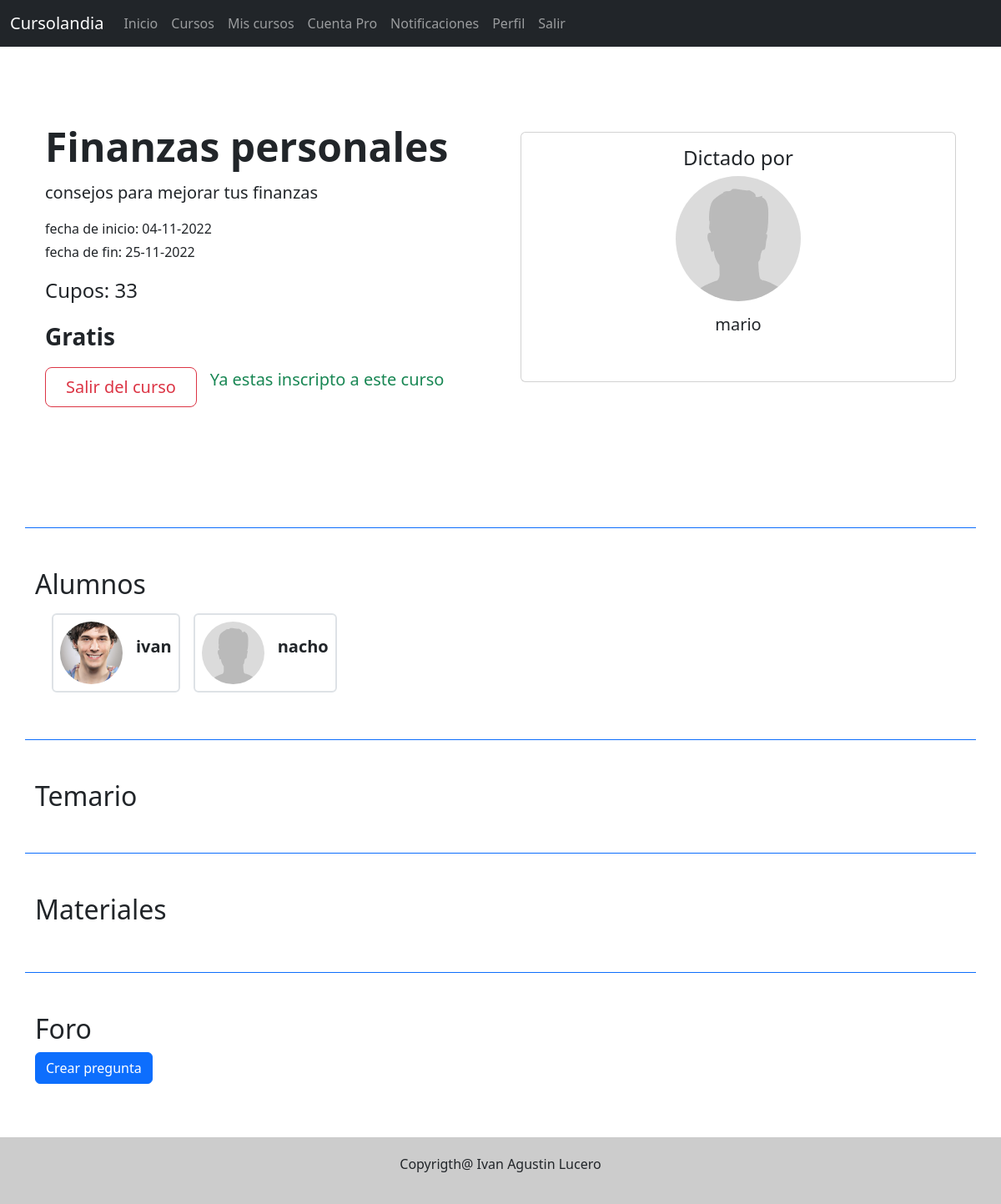
The page /cursos/ver/21 (signed in) on the database its author committed.
### tables this page shows
CREATE TABLE IF NOT EXISTS `usuarios` (
  `id` bigint(20) NOT NULL AUTO_INCREMENT,
  `nombre` varchar(45) NOT NULL,
  `contrasena` varchar(255) NOT NULL,
  `email` varchar(45) NOT NULL,
  `telefono` varchar(45) DEFAULT NULL,
  `fecha_nacimiento` varchar(45) DEFAULT NULL,
  `antecedentes` varchar(255) DEFAULT NULL,
  `imagen` varchar(45) DEFAULT NULL,
  `fecha_registro` datetime NOT NULL DEFAULT CURRENT_TIMESTAMP,
  `vencimiento_pro` date DEFAULT NULL,
  `roles_id` int(11) NOT NULL DEFAULT '1',
  PRIMARY KEY (`id`,`roles_id`),
  UNIQUE KEY `email_UNIQUE` (`email`),
  KEY `fk_usuarios_roles1_idx` (`roles_id`)
);

CREATE TABLE IF NOT EXISTS `cursos` (
  `id` bigint(20) NOT NULL AUTO_INCREMENT,
  `titulo` varchar(45) NOT NULL,
  `descripcion` text NOT NULL,
  `costo` decimal(10,0) DEFAULT '0',
  `cupo` int(11) DEFAULT NULL,
  `fecha_inicio` datetime NOT NULL,
  `fecha_fin` datetime NOT NULL,
  `temario` text,
  `fecha_creacion` datetime NOT NULL DEFAULT CURRENT_TIMESTAMP,
  `dueno_id` bigint(20) NOT NULL,
  `etiqueta_id` bigint(11) NOT NULL,
  PRIMARY KEY (`id`,`dueno_id`),
  UNIQUE KEY `id_UNIQUE` (`id`),
  KEY `fk_cursos_usuarios1_idx` (`dueno_id`),
  KEY `etiqueta_id` (`etiqueta_id`)
);

### libs/controller.php (called while the page is built, shortened)
<?php
class Controller {
    function cargarModelo($model)
    {
        $url = "models/".$model."Model.php";
    }
}
?>

### libs/view.php (called while the page is built)
<?php
class View {
    function render($view) {
        require 'views/'.$view.".php";
    }
}
?>

### controllers/cursosController.php (called while the page is built, shortened)
<?php
include_once "models/classes/curso.php";
include_once "models/cursosModel.php";
include_once "models/usuariosModel.php";
class CursosController extends Controller{
    function ver($param){
        $curso_id = intval($param[0]);
        $cursos_model = new CursosModel;
        $usuarios_model = new UsuariosModel;
        $usuarios_cursos_model = new UsuariosCursosModel;
        $materiales_model = new MaterialesModel;
        $preguntas_model = new PreguntasModel;
        $curso = $cursos_model->getById($curso_id);
        $materiales = $materiales_model->getAllByCourse($curso_id);
        $preguntas = $preguntas_model->getAllByCourse($curso_id);
        $cant_alumnos = $usuarios_cursos_model->getCantStudentByCourse($curso_id);
        $alumnos_id = $usuarios_cursos_model->getStudentsByCourse($curso_id);
        $alumnos = [];
        foreach ($alumnos_id as $id){
            $alumnos[] = $usuarios_model->getUser($id);
        }
        $this->view->alumnos = NULL;
        $this->view->alumnos = $alumnos;
        $dueno = $usuarios_model->getUser($curso->dueno_id);
        $this->view->dueno = $dueno;
        $cupos_disponibles = (int)$curso->cupo - (int)$cant_alumnos ;
        $this->view->cupos_disponibles = NULL;
        $this->view->cupos_disponibles = $cupos_disponibles;
        $this->view->alumnos_pendientes = NULL;
        $this->view->es_inscripto = NULL;
        if($curso->dueno_id != $_SESSION["id"])
        {
            if($alumno = $usuarios_cursos_model->isStudent($curso_id, $_SESSION["id"]))
            {
                $this->view->es_inscripto = true;
                if($alumno->pago_pendiente)
                    $this->view->es_pago_pendiente = true;
                else
                    $this->view->es_pago_pendiente = false;
            }
            else $this->view->es_inscripto = false;
        }
        $dueno = $usuarios_model->getUser($curso->dueno_id);
        $this->view->imagen = NULL;
        $this->view->materiales = $materiales;
        $this->view->curso = $curso;
        $this->view->preguntas = $preguntas;
        $this->view->render("cursos/ver-curso");
    }
}
?>

### index.php (called while the page is built, shortened)
<?php
require_once 'libs/controller.php';
require_once 'libs/database.php';
require_once 'libs/view.php';
require_once 'libs/app.php';
$app = new App();
?>

### libs/database.php (called while the page is built)
<?php
class Database {
    private $host;
    private $db;
    private $user;
    private $password;
    private $charset;
    function __construct()
    {
        $this->host = constant('HOST');
        $this->db = constant('DB');
        $this->user = constant('USER');
        $this->password = constant('PASSWORD');
        $this->charset = constant('CHARSET');
    }
    function connect()
    {
        try
        {
            $connection = "mysql:host=".$this->host.";dbname=".$this->db.";charset=".$this->charset;
            $pdo = new PDO($connection, $this->user, $this->password);
            return $pdo;
        }
        catch(PDOException $ex){
            print_r($ex->getMessage());
        }
    }
}
?>

### models/usuariosModel.php (called while the page is built, shortened)
<?php
class UsuariosModel extends Model {
    function getUser ($id)
    {
        $query = $this->db->connect()->prepare(
            "SELECT * FROM usuarios
            WHERE id = :id
        ");
        try
        {
            if($query->execute(["id" => $id]))
            {
                $item = $query->fetch();
                return ($item);
            }
        }
        catch(PDOException $ex)
        {
            return $ex->getMessage();
        }
    }
}
?>

### models/cursosModel.php (called while the page is built, shortened)
<?php
include_once "models/classes/curso.php";
class CursosModel extends Model {
    function getById ($id)
    {
        $query = $this->db->connect()->prepare(
            "SELECT * FROM cursos
            WHERE id = :id
        ");
        try{
            if($query->execute(["id" => $id]))
            {
                if($row = $query->fetch())
                {
                    $item = new Curso();
                    $item->id = $row["id"];
                    $item->titulo = $row["titulo"];
                    $item->descripcion = $row["descripcion"];
                    $item->costo = $row["costo"];
                    $item->cupo = $row["cupo"];
                    $item->fecha_inicio = $row["fecha_inicio"];
                    $item->fecha_fin = $row["fecha_fin"];
                    $item->temario = $row["temario"];
                    $item->fecha_creacion = $row["fecha_creacion"];
                    $item->dueno_id = $row["dueno_id"];
                    $item->etiqueta_id = $row["etiqueta_id"];
                    return $item;
                }
            }
        }
        catch (PDOException $ex)
        {
            return $ex->getMessage();
        }
    }
}
?>

### models/classes/curso.php (called while the page is built, shortened)
<?php
class Curso {
    public function __get($name)
    {
        return $this->$name;
    }
}
?>

### views/cursos/ver-curso.php (the view, shortened to what this page needs)
<!DOCTYPE html>
<html lang="en">
<head>
</head>
<body>
    <?php require_once("views/header.php");?>
    <main class="container col-xxl-8 px-4 py-5">
        <div class="row flex-lg-row-reverse align-items-center g-5 py-5">
            <div class="col-10 col-sm-8 col-lg-6">
            <div class="card mb-4">
                <div class="card-body text-center">
                    <h4>Dictado por</h4>
                    <img src="<?php if(!is_null($this->dueno["imagen"]))
                    {
                        echo constant("URL") ."uploads/imgs/" . $this->dueno["imagen"];
                    }
                    else  echo constant("URL") . "uploads/imgs/default.jpg" ?>"
                    alt="avatar" class="rounded-circle img-fluid" style="width: 150px; height: 150px; object-fit: cover; object-position: center">
                    <h5 class="my-3"><?php echo $this->dueno["nombre"] ?></h5>
                    <div class="d-flex flex-column justify-content-center mb-2">
                    </div>
                </div>
            </div>
            </div>
            <div class="col-lg-6">
                <h1 class="display-5 fw-bold lh-1 mb-3"><?php echo $this->curso->titulo ?></h1>
                <p class="fs-5"><?php echo $this->curso->descripcion ?></p>
                <p class="fs-6 mb-1">fecha de inicio: <?php echo date("d-m-Y", strtotime($this->curso->fecha_inicio)) ?></p>
                <p class="fs-6 mt-1">fecha de fin: <?php echo date("d-m-Y", strtotime($this->curso->fecha_fin)) ?></p>
                <p class="fs-4 mt-1">Cupos: <?php echo $this->cupos_disponibles; ?></p>
                <p class="fs-3 mt-1 fw-bold"><?php if($this->curso->costo > 0)  echo "$". $this->curso->costo; else echo "Gratis" ?></p>
                <div class="d-grid gap-2 d-md-flex justify-content-md-start">
                <?php if($this->curso->dueno_id == $_SESSION["id"])
                { ?>
                    <a href="<?php echo constant('URL')."miscursos/editar/".$this->curso->id ?>" class="btn btn-primary btn-lg px-4 me-md-2">Editar curso</a>
                    <a href="<?php echo constant('URL')."miscursos/eliminarCurso/".$this->curso->id ?>" class="btn btn-outline-danger btn-lg px-4 me-md-2">Eliminar curso</a>
                <?php }
                else {
                    if($this->es_inscripto)
                    { ?>
                    <a href="<?php echo constant('URL')."cursos/salirDelCurso/".$this->curso->id ?>" class="btn btn-outline-danger btn-lg px-4 me-md-2">Salir del curso</a>
                        <?php if($this->es_pago_pendiente)
                        { ?>
                        <p class="fs-5 text-success">Solicitud de inscripcion enviada</p>
                        <?php }
                        else { ?>
                        <p class="fs-5 text-success">Ya estas inscripto a este curso</p>
                        <?php } ?>
                    <?php }
                    else
                    { ?>
                        <?php if($this->cupos_disponibles > 0) { ?>
                        <a href="<?php echo constant('URL')."cursos/inscribirseACurso/".$this->curso->id ?>" class="btn btn-success btn-lg px-4 me-md-2">Inscribirse al curso</a>
                        <?php }
                        else { ?>
                            <p class="btn btn-outline-danger btn-lg px-4 me-md-2 disabled">No hay cupos disponibles</p>
                        <?php } }
                } ?>
                </div>
            </div>
        </div>
    </main>
    <section class="container my-5 border-top border-primary">
        <h2 class="fs-2 mt-5">Alumnos</h2>
        <div class="container d-flex">
            <?php foreach($this->alumnos as $alumno) {?>
                <div class="d-flex align-items-center border border-ligth p-2 m-2 border-2 rounded-2">
                    <?php if(!is_null($alumno["imagen"])) { ?>
                       <img class="rounded-circle img-fluid " style="width: 75px; height: 75px; object-fit: cover; object-position: center" src="<?php echo constant("URL") . "uploads/imgs/".$alumno["imagen"] ?>" alt="">
                    <?php }
                    else { ?>
                        <img class="rounded-circle img-fluid" style="width: 75px; height: 75px; object-fit: cover; object-position: center" src="<?php echo constant("URL") . "uploads/imgs/default.jpg" ?>" alt="">
                    <?php } ?>
                    <p class="fw-semibold ms-3 fs-5"><?php echo $alumno["nombre"] ?></p>
                </div>
            <?php } ?>
        </div>
    </section>
    <section class="container my-5 border-top border-primary">
        <h2 class="fs-2 mt-5">Temario</h2>
    </section>
    <?php if(($this->es_inscripto && !$this->es_pago_pendiente ) || $this->curso->dueno_id == $_SESSION["id"])
    { ?>
    <section class="container border-top border-primary my-5">
        <h2 class="fs-2 mt-5">Materiales</h2>
    <?php } ?>
    </section>
    <?php if(($this->es_inscripto && !$this->es_pago_pendiente) || $this->curso->dueno_id == $_SESSION["id"])
        { ?>
        <section class="container border-top border-primary my-5">
            <h2 class="fs-2 mt-5">Foro</h2>
            <a href="<?php echo constant("URL") . "preguntas/crear/".$this->curso->id ."/" .$_SESSION["id"] ?>"
            class="btn btn-primary"
            >Crear pregunta</a>
    <?php } ?>
    </section>
    <?php require_once("views/footer.php");?>
</body>
</html>

### libs/app.php (shortened to what this page needs)
<?php
class App {
    function __construct()
    {
        $url = isset($_GET['url']) ? $_GET['url'] : null;
        $url = explode("/", $url);
        $controlador = new $nombre_clase;
        $controlador->cargarModelo($url[0]);
        $cant_parametros = sizeof($url);
        if($cant_parametros > 1)
        {
            if($cant_parametros > 2)
            {
                $parametros = [];
                for($i = 2; $i < $cant_parametros; $i++)
                {
                    $parametros [] = $url[$i];
                }
                $controlador->{$url[1]}($parametros);
            }
            else
            {
                $controlador->{$url[1]}();
            }
        }
        else $controlador->render();
    }
}
?>

### views/header.php (shortened to what this page needs)
<!DOCTYPE html>
<html lang="en">
<head>
    <link href="https://cdn.jsdelivr.net/npm/bootstrap@5.2.2/dist/css/bootstrap.min.css" rel="stylesheet">
    <link rel="stylesheet" href= "<?php echo constant('URL')?>public/css/default.css">
</head>
<body>
    <nav class="navbar navbar-expand-lg navbar-dark bg-dark">
        <div class="container-fluid">
            <a class="navbar-brand" href="<?php echo constant('URL')?>">Cursolandia</a>
            <div class="collapse navbar-collapse" id="navbarNav">
            <ul class="navbar-nav">
                <li class="nav-item">
                    <a class="nav-link" href="<?php echo constant('URL')?>">Inicio</a>
                </li>
                <li class="nav-item">
                    <a class="nav-link" href="<?php echo constant('URL')?>cursos">Cursos</a>
                </li>
                <li class="nav-item">
                    <a class="nav-link" href="<?php echo constant('URL')?>miscursos">Mis cursos</a>
                </li>
                <li class="nav-item">
                    <a class="nav-link" href="<?php echo constant('URL')?>cuentapro">Cuenta Pro</a>
                </li>
                <li class="nav-item">
                    <a class="nav-link" href="<?php echo constant('URL')?>notificaciones">Notificaciones</a>
                </li>
                <li class="nav-item">
                    <a class="nav-link" href="<?php echo constant('URL')?>perfil">Perfil</a>
                </li>
                <li class="nav-item">
                    <a class="nav-link" href="<?php echo constant('URL')?>login/cerrarSesion">Salir</a>
                </li>
            </ul>
            </div>
        </div>
    </nav>
</body>
</html>

### views/footer.php (shortened to what this page needs)
<!DOCTYPE html>
<html lang="en">
<head>
</head>
<body>
    <footer class="text-center footer">
        <p class="footer-text">Copyrigth@ Ivan Agustin Lucero</p>
    </footer>
</body>
</html>

### public/css/default.css (style rules this page uses)
* { padding: 0; margin: 0; }
.footer { background-color: #ccc; padding: 20px; width: 100%; }

### rows shown on the page
usuarios: nombre "mario"
cursos: titulo "Finanzas personales", descripcion "consejos para mejorar tus finanzas", fecha_inicio "04-11-2022", fecha_fin "25-11-2022"
usuarios: imagen (picture), nombre "ivan"
usuarios: nombre "nacho"

### other values the page prints
$this->cupos_disponibles "33"
